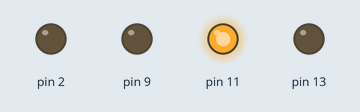
Simulated run of this sketch. Board: Arduino Uno, built with avr-gcc and run on an emulated ATmega328P. Parts: output pins drawn as LEDs (lit = HIGH).

Above: at 0.2 s.
At 1.2 s:
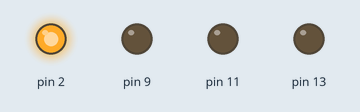
At 2.2 s:
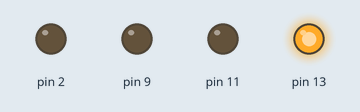
At 3.7 s:
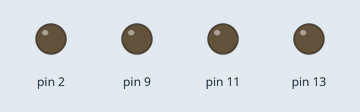
At 15.2 s:
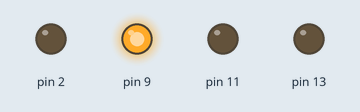
Timing chart, 0 to 15.6 s (numbered marks = the images above):
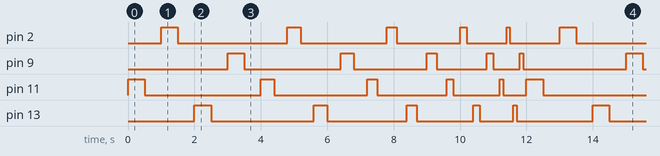

The sketch:

schema4.ino
```cpp
// Programme de test pour faire clignoter plusieurs LED avec une vitesse variable

void setup() {
  pinMode(11, OUTPUT);
  pinMode(2, OUTPUT);
  pinMode(13, OUTPUT);
  pinMode(9, OUTPUT);
}

void loop() {
    //Boucle for pour faire varier la vitesse des leds
  for (int delai = 500; delai >= 100; delai -= 100) {
    allumerLEDs(delai);
  }
}

// Fonction pour faire clignoter les leds
void allumerLEDs(int delai) {
  digitalWrite(11, HIGH);
  delay(delai);
  digitalWrite(11, LOW);
  delay(delai);

  digitalWrite(2, HIGH);
  delay(delai);
  digitalWrite(2, LOW);
  delay(delai);

  digitalWrite(13, HIGH);
  delay(delai);
  digitalWrite(13, LOW);
  delay(delai);

  digitalWrite(9, HIGH);
  delay(delai);
  digitalWrite(9, LOW);
  delay(delai);
}
```

Measured:
- by itself, pin 2: repeats every 12.0 s: LOW 3.3 s, HIGH 0.40 s, LOW 2.6 s, HIGH 0.30 s, LOW 1.9 s, HIGH 0.20 s, LOW 1.2 s, HIGH 0.10 s, LOW 1.5 s, HIGH 0.50 s
- by itself, pin 9: repeats every 12.0 s: LOW 2.9 s, HIGH 0.40 s, LOW 2.2 s, HIGH 0.30 s, LOW 1.5 s, HIGH 0.20 s, LOW 0.80 s, HIGH 0.10 s, LOW 3.1 s, HIGH 0.50 s
- by itself, everything shown: repeats every 12.0 s, in 40 steps
